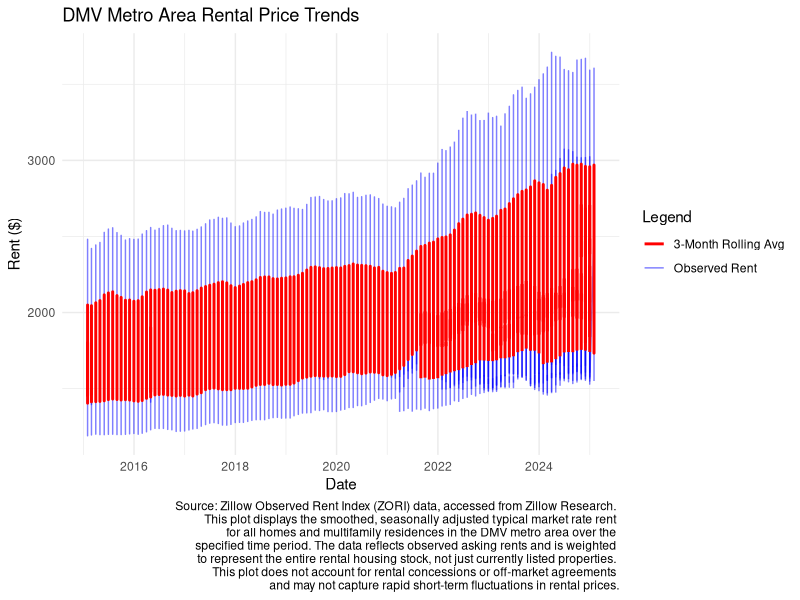

This figure's R source:
# Set working directory
setwd("/Users/alexdelatorre/Desktop/IES Abroad Courses/(URL) SO 440-01 Research Techniques and Statistics/Learning Units/seminar1_so440")

# Load necessary libraries
library(tidyverse)
library(readr)
library(zoo)

# Load data
rent_data <- read_csv("City_zori_uc_sfrcondomfr_sm_month.csv")

# Filter for Washington D.C. Metro Area (DMV)
dmv_rent <- rent_data %>%
  filter(Metro == "Washington-Arlington-Alexandria, DC-VA-MD-WV")

# Convert to long format
dmv_rent_long <- dmv_rent %>%
  pivot_longer(cols = starts_with("20"), names_to = "Date", values_to = "Rent")

# Format Date properly
dmv_rent_long$Date <- as.Date(paste0(dmv_rent_long$Date, "-01"))

# Calculate 3-month rolling average
dmv_rent_long <- dmv_rent_long %>%
  arrange(Date) %>%
  mutate(rolling_avg = rollmean(Rent, k = 3, fill = NA, align = "right"))

# Generate summary statistics
summary_stats <- dmv_rent_long %>%
  summarize(
    mean_rent = mean(Rent, na.rm = TRUE),
    median_rent = median(Rent, na.rm = TRUE),
    sd_rent = sd(Rent, na.rm = TRUE)
  )

print(summary_stats)

# Plot with legend and caption
ggplot(dmv_rent_long, aes(x = Date)) +
  geom_line(aes(y = Rent, color = "Observed Rent"), alpha = 0.5, linewidth = 0.5) + 
  geom_line(aes(y = rolling_avg, color = "3-Month Rolling Avg"), linewidth = 1) +
  scale_color_manual(values = c("Observed Rent" = "blue", "3-Month Rolling Avg" = "red")) +
  labs(
    title = "DMV Metro Area Rental Price Trends",
    x = "Date",
    y = "Rent ($)",
    color = "Legend",  # Title for the legend
    caption = "Source: Zillow Observed Rent Index (ZORI) data, accessed from Zillow Research. 
               This plot displays the smoothed, seasonally adjusted typical market rate rent 
               for all homes and multifamily residences in the DMV metro area over the 
               specified time period. The data reflects observed asking rents and is weighted 
               to represent the entire rental housing stock, not just currently listed properties. 
               This plot does not account for rental concessions or off-market agreements 
               and may not capture rapid short-term fluctuations in rental prices."
  ) +
  theme_minimal()